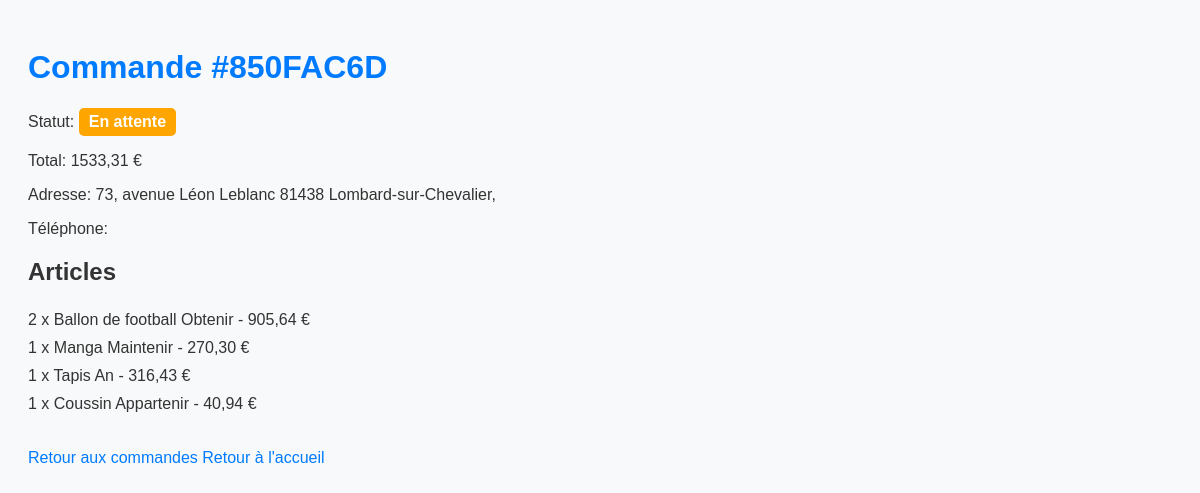
The page /orders/orders/34/ (signed in) on the database its author committed.
### orders/models.py (models this page shows, shortened)
class Order(models.Model):
    STATUS_CHOICES = [
        ('pending', 'En attente'),
        ('confirmed', 'Confirmée'),
        ('processing', 'En traitement'),
        ('shipped', 'Expédiée'),
        ('delivered', 'Livrée'),
        ('cancelled', 'Annulée'),
    ]
    customer = models.ForeignKey(User, on_delete=models.CASCADE, related_name='orders', verbose_name="Client")
    order_number = models.CharField(max_length=20, unique=True, verbose_name="Numéro de commande")
    status = models.CharField(max_length=20, choices=STATUS_CHOICES, default='pending', verbose_name="Statut")
    total_amount = models.DecimalField(max_digits=10, decimal_places=2, verbose_name="Montant total")
    shipping_address = models.TextField(verbose_name="Adresse de livraison")
    shipping_city = models.CharField(max_length=100, verbose_name="Ville de livraison")
    shipping_phone = models.CharField(max_length=20, verbose_name="Téléphone de livraison")
    created_at = models.DateTimeField(auto_now_add=True)
    updated_at = models.DateTimeField(auto_now=True)
    delivered_at = models.DateTimeField(null=True, blank=True, verbose_name="Date de livraison")
    class Meta:
        verbose_name = "Commande"
        verbose_name_plural = "Commandes"
        ordering = ['-created_at']

class OrderItem(models.Model):
    order = models.ForeignKey(Order, on_delete=models.CASCADE, related_name='items', verbose_name="Commande")
    product = models.ForeignKey(Product, on_delete=models.CASCADE, verbose_name="Produit")
    quantity = models.PositiveIntegerField(verbose_name="Quantité")
    price = models.DecimalField(max_digits=10, decimal_places=2, verbose_name="Prix unitaire")
    class Meta:
        verbose_name = "Article de commande"
        verbose_name_plural = "Articles de commande"
    @property
    def total_price(self):
        return self.quantity * self.price

### products/models.py (models this page shows, shortened)
class Product(models.Model):
    vendor = models.ForeignKey(VendorProfile, on_delete=models.CASCADE, related_name='products', verbose_name="Vendeur")
    name = models.CharField(max_length=200, verbose_name="Nom du produit")
    description = models.TextField(verbose_name="Description")
    price = models.DecimalField(max_digits=10, decimal_places=2, verbose_name="Prix")
    category = models.ForeignKey(Category, on_delete=models.CASCADE, related_name='products', verbose_name="Catégorie")
    tags = models.CharField(max_length=500, blank=True, verbose_name="Étiquettes (séparées par des virgules)")
    image = models.ImageField(upload_to='products/', blank=True, null=True, verbose_name="Image principale")
    stock_quantity = models.PositiveIntegerField(default=0, verbose_name="Quantité en stock")
    is_active = models.BooleanField(default=True, verbose_name="Actif")
    created_at = models.DateTimeField(auto_now_add=True)
    updated_at = models.DateTimeField(auto_now=True)
    class Meta:
        verbose_name = "Produit"
        verbose_name_plural = "Produits"
        ordering = ['-created_at']

### orders/views.py (the view)
# urls.py: path('orders/<int:pk>/', views.order_detail, name='order_detail'),
@login_required
def order_detail(request, pk):
    order = get_object_or_404(Order, pk=pk)
    return render(request, 'orders/order_detail.html', {'order': order})

### orders/templates/orders/order_detail.html (shortened to what this page needs)
<!DOCTYPE html>
<html lang="fr">
<head>
</head>
<body>
    <h1>Commande #{{ order.order_number }}</h1>
    <p>Statut:
        <span class="status {{ order.status }}">
            {{ order.get_status_display }}
        </span>
    </p>
    <p>Total: {{ order.total_amount }} €</p>
    <p>Adresse: {{ order.shipping_address }}, {{ order.shipping_city }}</p>
    <p>Téléphone: {{ order.shipping_phone }}</p>
    <h2>Articles</h2>
    <ul>
        {% for item in order.items.all %}
            <li>{{ item.quantity }} x {{ item.product.name }} - {{ item.total_price }} €</li>
        {% endfor %}
    </ul>
    <a href="{% url 'order_list' %}" class="btn-link">Retour aux commandes</a>
    <a href="{% url 'home' %}" class="btn-link">Retour à l'accueil</a>
</body>
</html>

### orders/templates/orders/order_detail.html (style rules this page uses)
body { font-family: Arial, sans-serif; background-color: #f8f9fa; padding: 20px; color: #333; }
h1 { color: #007bff; }
.status { font-weight: bold; padding: 5px 10px; border-radius: 5px; color: white; display: inline-block; }
.pending { background-color: orange; }
ul { list-style: none; padding-left: 0; }
li { padding: 5px 0; }
a { text-decoration: none; color: #007bff; }
.btn-link { margin-top: 15px; display: inline-block; }

### rows shown on the page
Order: order_number "850FAC6D", status "En attente", total_amount "1533,31", shipping_address "73, avenue Léon Leblanc 81438 Lombard-sur-Chevalier"
OrderItem: quantity "2", product.name "Ballon de football Obtenir", total_price "905,64"
OrderItem: quantity "1", product.name "Manga Maintenir", total_price "270,30"
OrderItem: quantity "1", product.name "Tapis An", total_price "316,43"
OrderItem: quantity "1", product.name "Coussin Appartenir", total_price "40,94"
